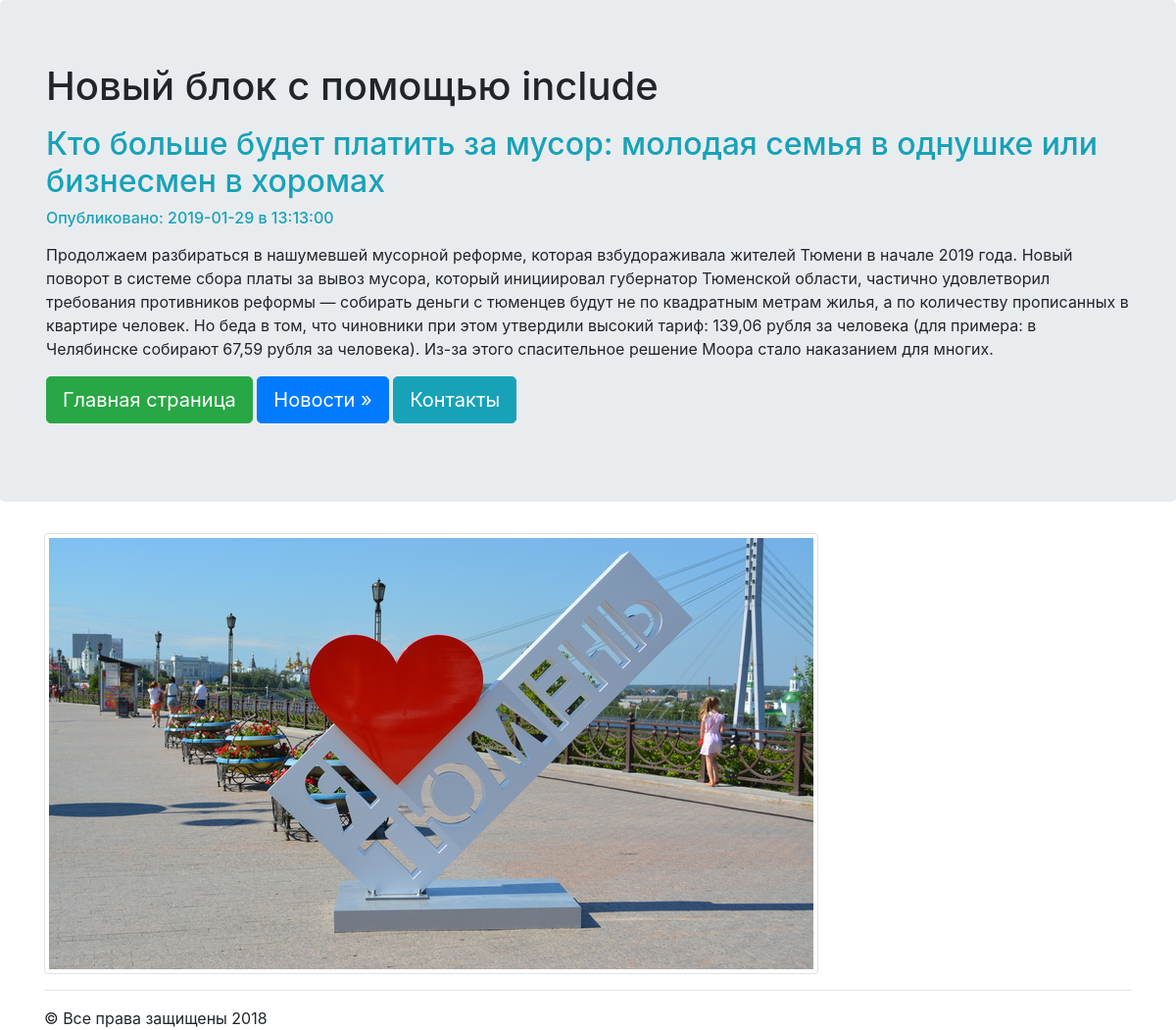
Screenshot of /news/1 with the database file from the repository.
### news/models.py (models this page shows, shortened)
class Articles(models.Model):
	title = models.CharField(max_length = 120)
	post = models.TextField()
	date = models.DateTimeField()

### news/templates/news/post.html
{% extends "mainApp/wrapper.html" %}
{% block content %}
	<h2 class="text-info">{{articles.title}}</h2>
	<h6 class="text-info">Опубликовано: {{articles.date|date:"Y-m-d в H:i:s"}}</h6>
	<p>{{articles.post|safe|linebreaks}}</p>
{% endblock %}

### rows the page displays
Articles: title "Кто больше будет платить за мусор: молодая семья в однушке или бизнесмен в хоромах", date "2019-01-29 в 13:13:00", post "Продолжаем разбираться в нашумевшей мусорной реформе, которая взбудораживала жителей Тюмени в начале 2019 года. Новый поворот в системе сбора платы за вывоз мусора, который инициировал губернатор Тюменской области, частично удовлетворил требования противников реформы — собирать деньги с тюменцев будут не по квадратным метрам жилья, а по количеству прописанных в квартире человек. Но беда в том, что чиновники при этом утвердили высокий тариф: 139,06 рубля за человека (для примера: в Челябинске собирают 67,59 рубля за человека). Из-за этого спасительное решение Моора стало наказанием для многих."
